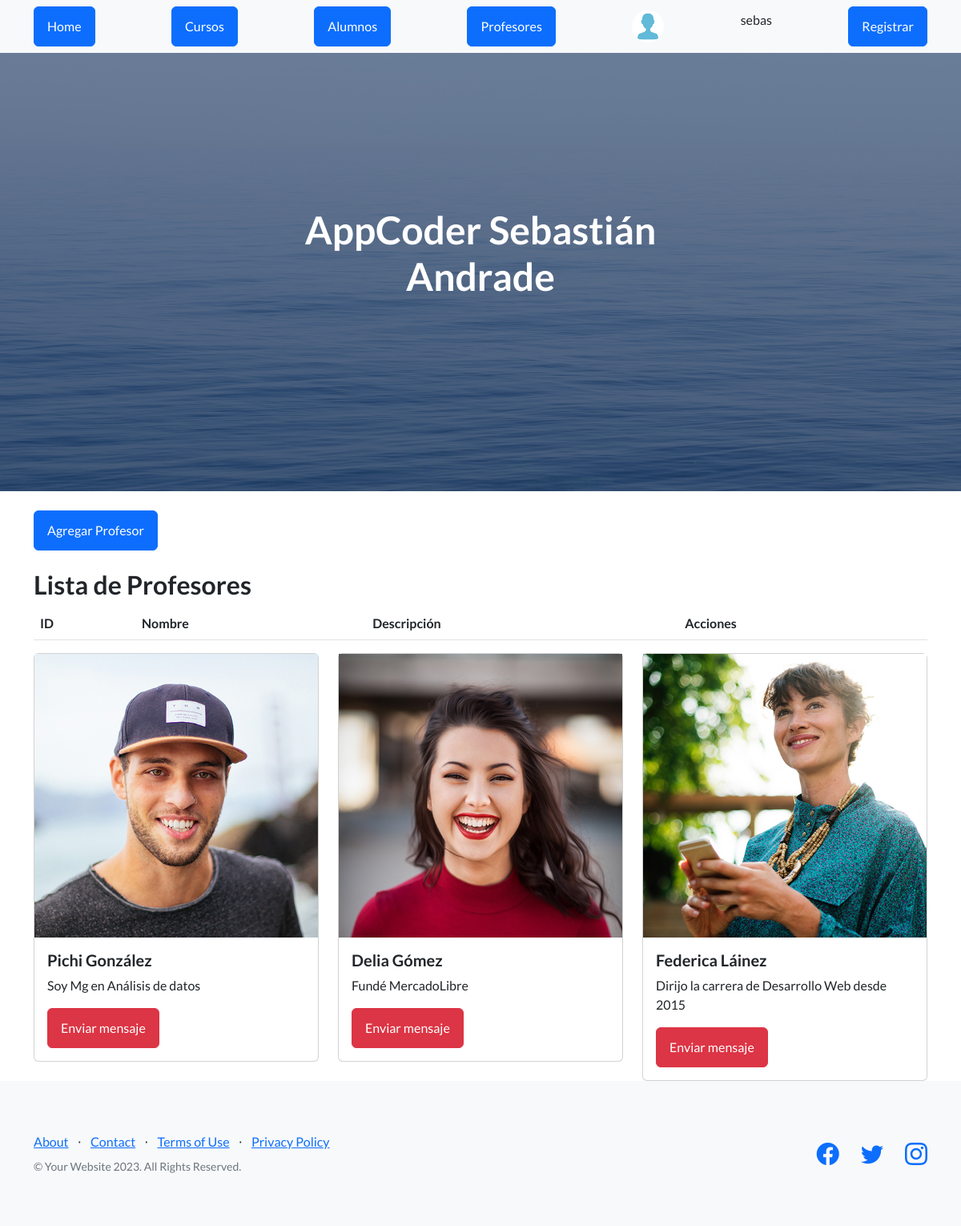
Page /AppCoder/profesores (signed in) on the earlier database version.
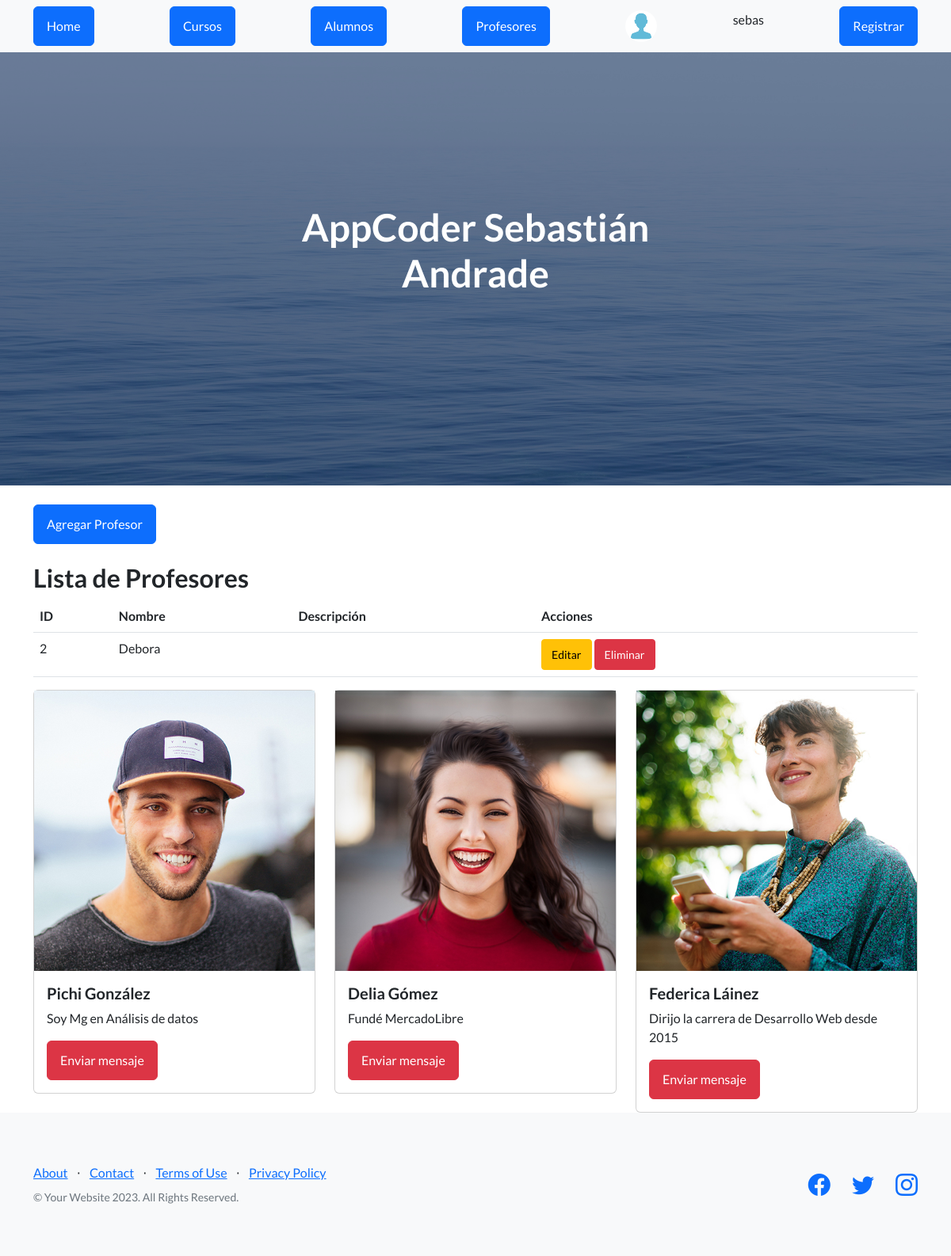
Same page on the later database version.
### AppCoder/models.py (models this page shows, shortened)
class Profesor(models.Model):
    nombre = models.CharField(max_length=100)
    especialidad = models.CharField(max_length=100)
    correo = models.EmailField()

### AppCoder/views.py (the view)
# urls.py: path("profesores", views.listar_profesores, name="profesores"),
def listar_profesores(request):
    profesores = Profesor.objects.all()
    return render(request, 'profesores.html', {'profesores': profesores})

### AppCoder/template/profesores.html
{% extends "padre.html" %}
{% load static %}
{% block contenido %}
<main>
    <div class="container">
        {% if user.is_authenticated %}
        <div class="row mt-4">
            <div class="col-12">
                <a class="btn btn-primary" href="{% url 'agregar_profesor' %}">Agregar Profesor</a>
            </div>
        </div>
        <div class="row mt-4">
            <div class="col-12">
                <h2>Lista de Profesores</h2>
                <table class="table">
                    <thead>
                        <tr>
                            <th>ID</th>
                            <th>Nombre</th>
                            <th>Descripción</th>
                            <th>Acciones</th>
                        </tr>
                    </thead>
                    <tbody>
                        {% for profesor in profesores %}
                        <tr>
                            <td>{{ profesor.id }}</td>
                            <td>{{ profesor.nombre }}</td>
                            <td>{{ profesor.descripcion }}</td>
                            <td>
                                <a href="{% url 'editar_profesor' profesor.id %}" class="btn btn-warning btn-sm mr-1">Editar</a>
                                <a href="{% url 'eliminar_profesor' profesor.id %}" class="btn btn-danger btn-sm">Eliminar</a>
                            </td>
                        </tr>
                        {% endfor %}
                    </tbody>
                </table>
            </div>
        </div>
        {% endif %}
        <div class="row">
            <div class="col-12 col-md-4">
                <div class="card">
                    <img src="{% static 'AppCoder/assets/img/testimonials-2.jpg' %}" />
                    <div class="card-body">
                        <h5 class="card-title">Pichi González</h5>
                        <p class="card-text">Soy Mg en Análisis de datos</p>
                        <a class="btn btn-danger" href="">Enviar mensaje</a>
                    </div>
                </div>
            </div>
            <div class="col-12 col-md-4">
                <div class="card">
                    <img src="{% static 'AppCoder/assets/img/testimonials-1.jpg' %}" />
                    <div class="card-body">
                        <h5 class="card-title">Delia Gómez</h5>
                        <p class="card-text">Fundé MercadoLibre</p>
                        <a class="btn btn-danger" href="">Enviar mensaje</a>
                    </div>
                </div>
            </div>
            <div class="col-12 col-md-4">
                <div class="card">
                    <img src="{% static 'AppCoder/assets/img/testimonials-3.jpg' %}" />
                    <div class="card-body">
                        <h5 class="card-title">Federica Láinez</h5>
                        <p class="card-text">Dirijo la carrera de Desarrollo Web desde 2015</p>
                        <a class="btn btn-danger" href="">Enviar mensaje</a>
                    </div>
                </div>
            </div>
        </div>
    </div>
</main>
{% endblock %}

### AppCoder/template/padre.html (shortened to what this page needs)
<!DOCTYPE html>
<html lang="en">
<head>
    {% load static %}
    <link href="https://cdn.jsdelivr.net/npm/bootstrap-icons@1.5.0/font/bootstrap-icons.css" rel="stylesheet" type="text/css" />
    <link href="{% static 'AppCoder/css/styles.css' %}" rel="stylesheet" />
</head>
<body>
    <nav class="navbar navbar-light bg-light static-top">
        <div class="container">
            <a class="btn btn-primary" href="{% url 'home' %}">Home</a>
            {% if request.user.is_authenticated %}
                <a class="btn btn-primary" href="{% url 'cursos' %}">Cursos</a>
            {% endif %}
            <a class="btn btn-primary" href="{% url 'alumnos' %}">Alumnos</a>
            <a class="btn btn-primary" href="{% url 'profesores' %}">Profesores</a>
            {% if request.user.is_authenticated %}
                {% if url_avatar %}
                    <img src="{{ request.user.avatar.url }}" alt="Avatar del usuario" style="width: 40px; height: 40px; border-radius: 50%;">
                {% else %}
                    <img src="{% static 'AppCoder/assets/img/avatar-generico.jpg' %}" alt="Imagen genérica" style="width: 40px; height: 40px; border-radius: 50%;">
                {% endif %}
                <p> {{ request.user.username }}</p>
            {% endif %}
            <a class="btn btn-primary" href="{% url 'registro' %}">Registrar</a>
        </div>
    </nav>
    <header class="masthead">
        <div class="container position-relative">
            <div class="row justify-content-center">
                <div class="col-xl-6">
                    <div class="text-center text-white">
                        <h1 class="mb-5">AppCoder Sebastián Andrade</h1>
                    </div>
                </div>
            </div>
        </div>
    </header>
    {% block contenido %}
    {% endblock %}
    <footer class="footer bg-light">
        <div class="container">
            <div class="row">
                <div class="col-lg-6 h-100 text-center text-lg-start my-auto">
                    <ul class="list-inline mb-2">
                        <li class="list-inline-item"><a href="#!">About</a></li>
                        <li class="list-inline-item">⋅</li>
                        <li class="list-inline-item"><a href="#!">Contact</a></li>
                        <li class="list-inline-item">⋅</li>
                        <li class="list-inline-item"><a href="#!">Terms of Use</a></li>
                        <li class="list-inline-item">⋅</li>
                        <li class="list-inline-item"><a href="#!">Privacy Policy</a></li>
                    </ul>
                    <p class="text-muted small mb-4 mb-lg-0">&copy; Your Website 2023. All Rights Reserved.</p>
                </div>
                <div class="col-lg-6 h-100 text-center text-lg-end my-auto">
                    <ul class="list-inline mb-0">
                        <li class="list-inline-item me-4">
                            <a href="#!"><i class="bi-facebook fs-3"></i></a>
                        </li>
                        <li class="list-inline-item me-4">
                            <a href="#!"><i class="bi-twitter fs-3"></i></a>
                        </li>
                        <li class="list-inline-item">
                            <a href="#!"><i class="bi-instagram fs-3"></i></a>
                        </li>
                    </ul>
                </div>
            </div>
        </div>
    </footer>
</body>
</html>

Differences in the rows shown:
added Profesor: id "2", nombre "Debora"
